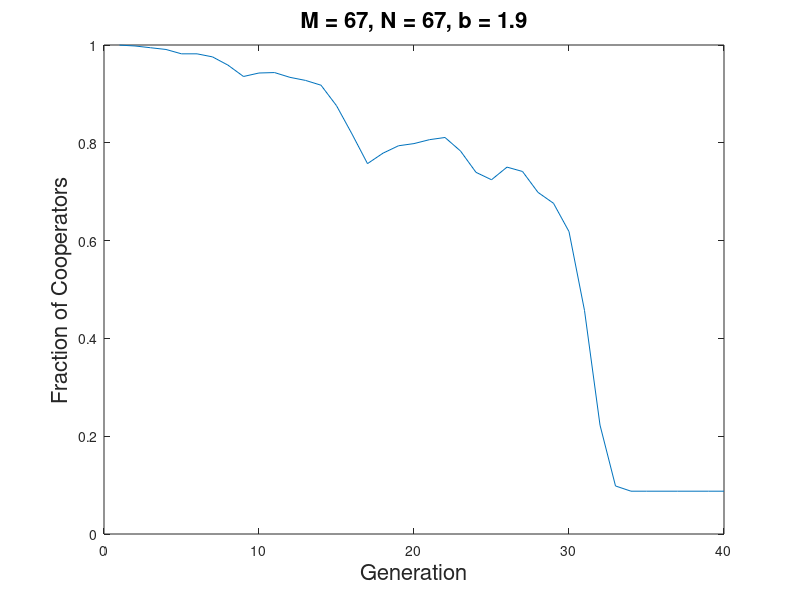

MATLAB code for this plot:
%
% Dan Calderon, CAAM 210, Spring 2010, HW 14 
%
%%  evodriver1.m

%calls on evo, 

% sets sizes and b (and a plotflag)
% in order to generate the necessary plots.

function evodriver

evo(67,67,1.9,40)


return


%% evo.m 
% evo delegates to three subfunctions
% score(A,b) which calculates the score for each entry in A
% advance(S,A) which uses the score to determine the next generation
% evodisp(A,An) which compares the prev. generation to current to generate
% representative colors for the state
%
function evo(M,N,b,gen)

FC = zeros(1,gen);

A = ones(M,N);	% M-by-N starting template
A((M+1)/2,(N+1)/2) = 0;

%A = round(rand(M,N)/1.8);

for itc = 1:gen,	% play for gen generations

    clf

    S = score(A,b);    % living are red
    
    An = advance(S,A);

    FC(itc) = sum(sum(A))/(M*N);
    
    if itc == gen
        
        figure()
        
        if M == 199
            evodisp(A,An);
    
            title(['Generation ' num2str(itc)],'fontsize',16)
            axis off
        else
            
            plot(1:itc,FC)
            
            mstring = num2str(M);
            nstring = num2str(N);
            bstring = num2str(b);
            tstring = ['M = ' mstring ', N = ' nstring ', b = ' bstring];
            title(tstring,'fontsize',16)
            xlabel('Generation','fontsize',16)
            ylabel('Fraction of Cooperators','fontsize',16)
            axis on
            
        end
    
    end
    
    A = An;
    
    

end


return

%% score.m

% calculates the score for each entry in A

function S = score(A,b)

S = A;

M = size(A,1);
N = size(A,2);

for i=2:M-2,	% dead border
for j=2:N-2,

    nC = sum(sum(A(i-1:i+1,j-1:j+1)));   % # of C neighbors

    % if C but 
       if A(i,j) == 1,			% lonely or crowded die
          S(i,j) = nC;
       else
           S(i,j) = nC*b;
       end 

end
end



return

%% advance.m
%
%uses the score to determine the next generation
%
%step in time

function An = advance(S,A)

An = A;

M = size(A,1);
N = size(A,2);

for i=2: M-2,	% dead border
for j=2: N-2,

    Amax = max(max(S(i-1:i+1,j-1:j+1))); % # of living neighbors
    
    [indx, indy] = find(S == Amax);
    
    if S(i,j) < Amax,				        % if alive but 
       			% lonely or crowded die
          An(i,j) = A(indx(1),indy(1));
    end

end
end

return

%% evodisp.m
% paints a square blue when C remains C
% paints a square red when D remains D
% paints a square yellow when C becomes D
% paints a square green when D becomes C

function evodisp(A,An)

map = [0 0 1; 1 0 0; 1 1 0; 0 1 0];

colormap(map)

display = An;

display(display == A & display ==1) = 1;

display(display == A & display ==0) = 2;

display(display ~= A & display ==0) = 3;

display(display ~= A & display ==1) = 4;

set(gcf,'doublebuffer','on');	% kill flicker

axis off

image(display)

            
return 